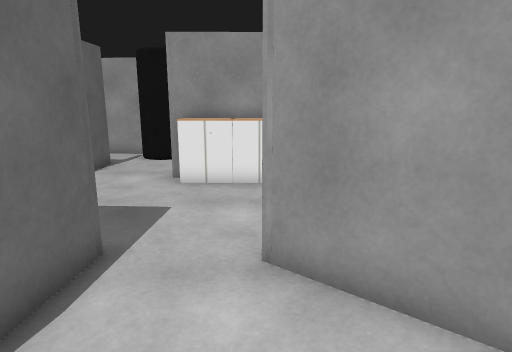
View 1 (above)

24 first-person views from a walk through a robot-simulator world made for Gazebo. The camera is 1.3 m above the floor, tilts 12° down and sees 75° across. The floor is counted in squares, 0.5 m on a side. Each view is taken from the middle of a square. On the plan, view 1 faces up. The plan holds only what a view shows up to about 20 squares ahead; the rest is blank. The place goes on beyond the plan. Gazebo's built-in surfaces are drawn with simple patterns. Some stock models are drawn as simple stand-ins.

View 2
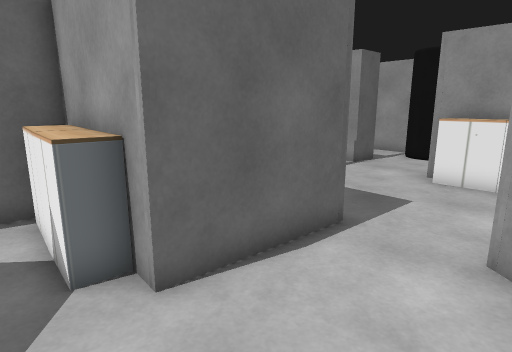

View 3
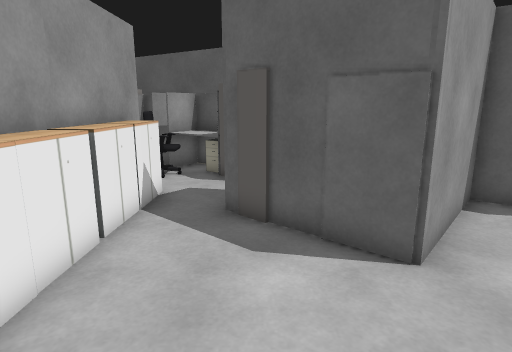

View 4
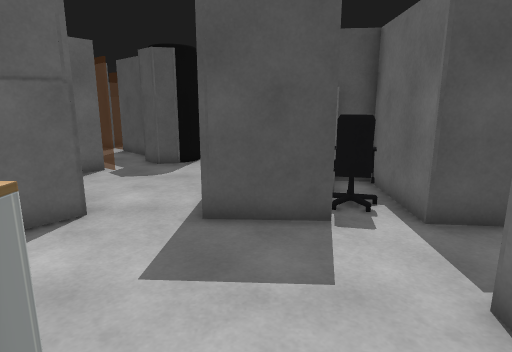

View 5
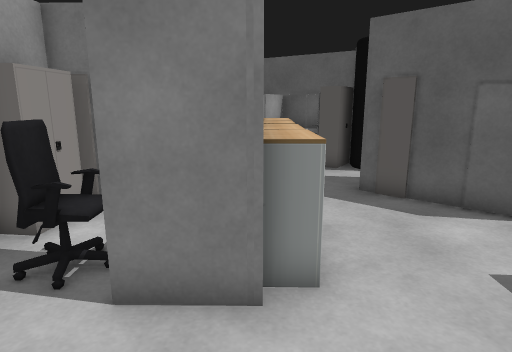

View 6
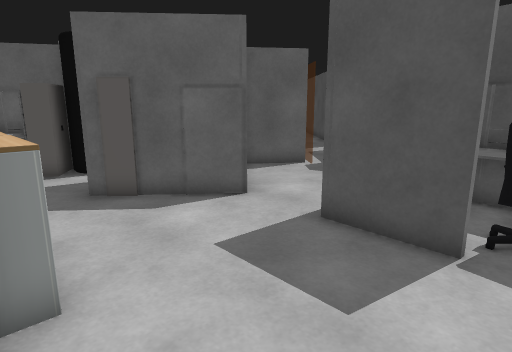

View 7
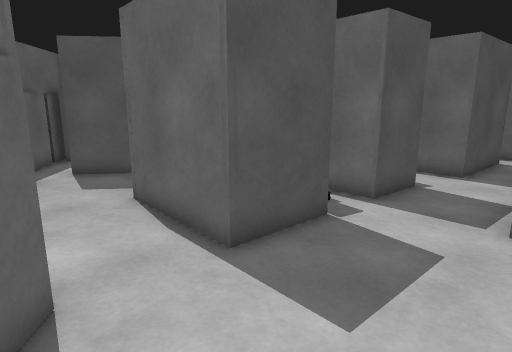

View 8
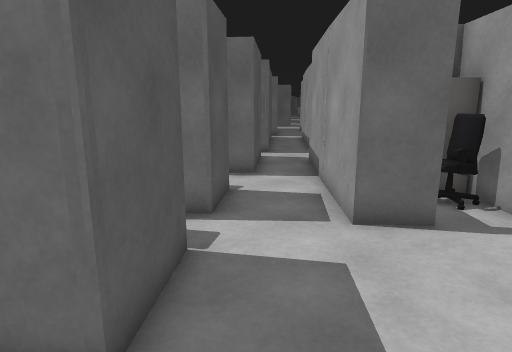

View 9
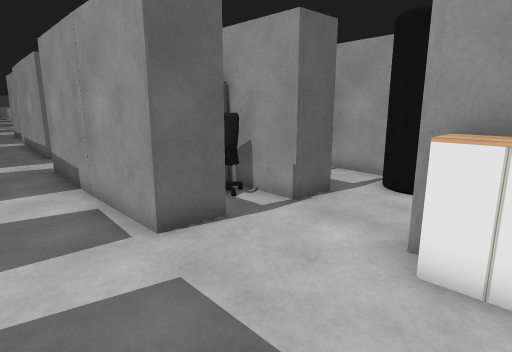

View 10
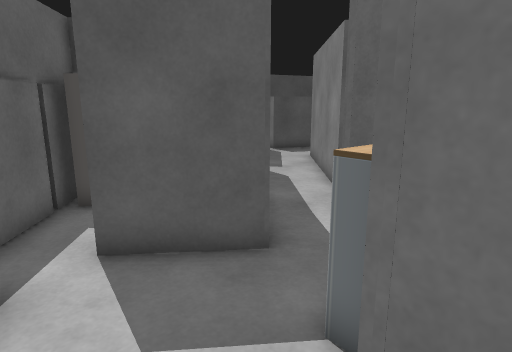

View 11
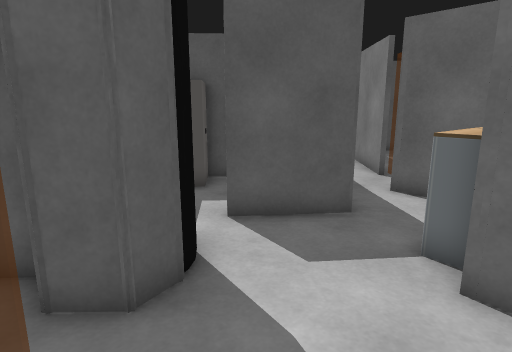

View 12
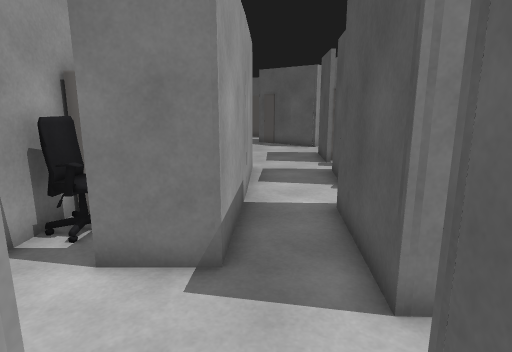

View 13
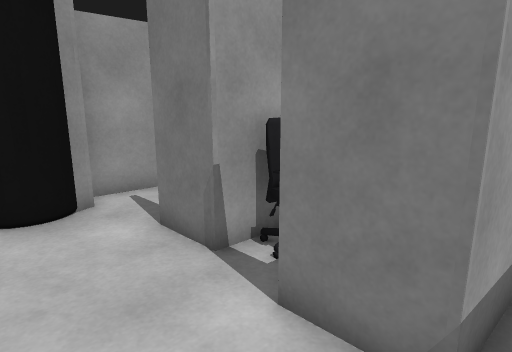

View 14
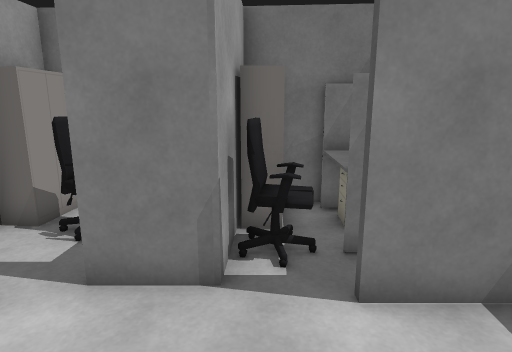

View 15
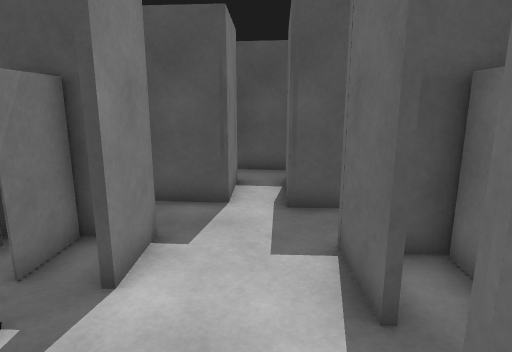

View 16
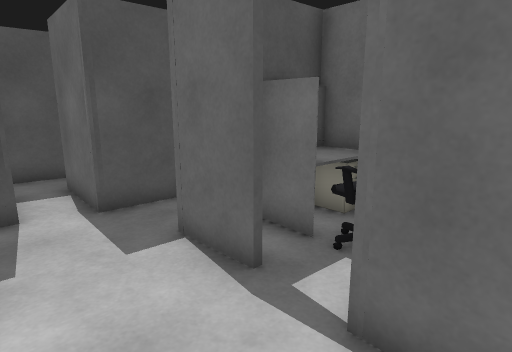

View 17
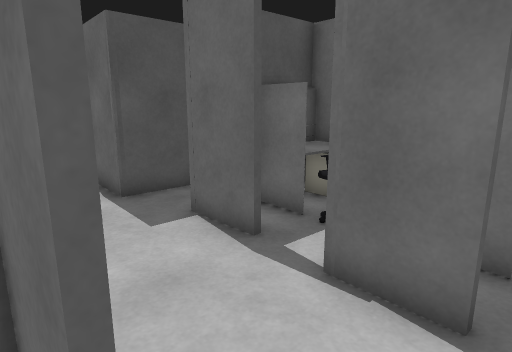

View 18
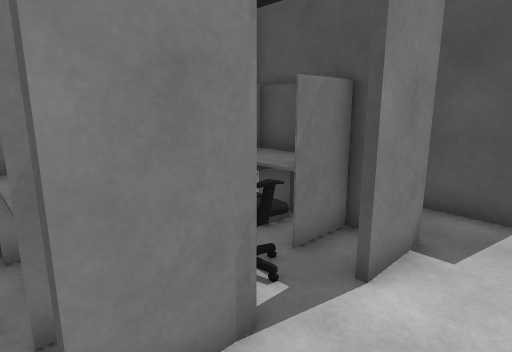

View 19
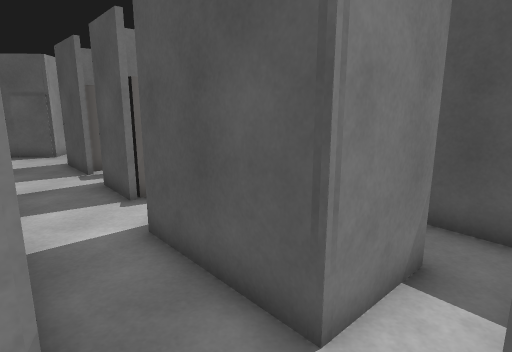

View 20
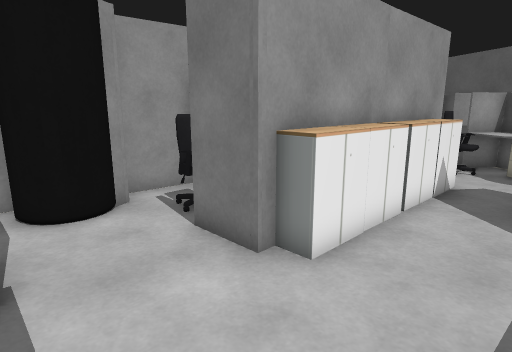

View 21
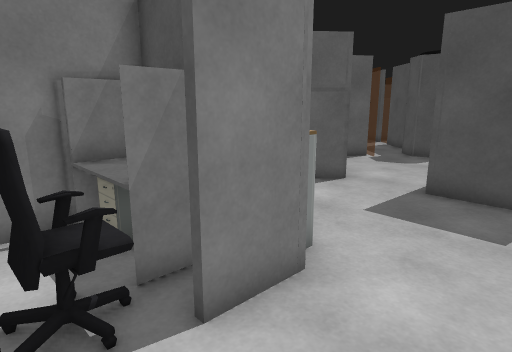

View 22
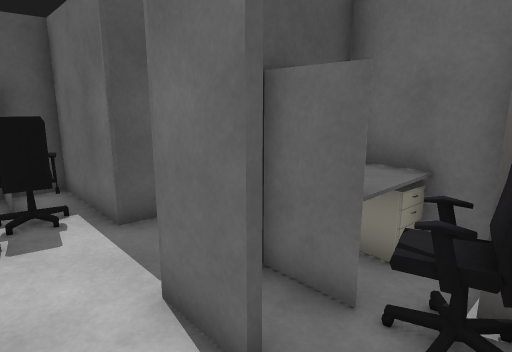

View 23
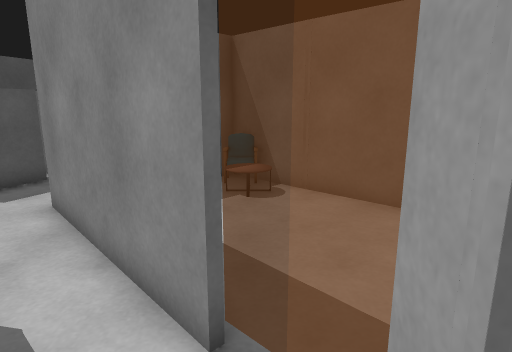

View 24
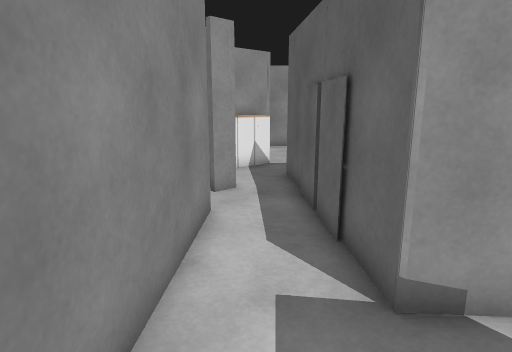

### Floor plan
Key: @ floor where view 1 was taken; # wall or solid block; x gap in a wall; . floor; C cabinet; F office chair; H chair; T coffee table; O other object.
Columns run from 21 left of view 1 to 10 right of it. Each row starts with its distance up from view 1.
 19      ######
 18      #..CC#  ###OO###
 17   ##O...F.   ..O  # CC#C
 16 O #....FF.    ..O# F.CC#C
 15 O##..##OOO#   #....FF..#
 14 F#... #O      #...#FOOO#
 13 F.....FFCC#C###...#O O O
 12 O#...#FFCC#CFF....#C########FFOO
 11 O#...#.OOOOOO #...CCCCCCCCC.FFO
 10 ##...##OOOOOO #..............OOO
  9 ......#########.............CCO#
  8 ###....................CC ..CC##
  7   #.#####.............O#CC O
  6   #.#   #..###..###..OO    O
  5   #.#   #  CC#FFCC#..#O
  4   #.#        #FF.C#...OO
  3   ###        #.OO #.....##
  2      #       ##OO #......#
  1      ##      #CCC##.....##
  0     ##...    #CCCC...@. #
 -1    ##......  #.........
 -2   ##....... x#..#...O##
 -3  ##HTT....  ...###..###
 -4  #HHTT....##..#   #.O #
 -5       ...#...#O   ..   ##
 -6    ##   #...OO   ..O    ##
 -7        #...#O  #CC#O      #
 -8       #...##   OCCO       #
 -9     ......##     OOO
-10    .....  .#
-11    OO..
-12      O

Where each view was taken, in squares from view 1:
view 1: 0 up, 0 right, facing up
view 2: 1 down, 1 right, facing up-left
view 3: 8 up, 5 left, facing right
view 4: 13 up, 4 left, facing down
view 5: 12 up, 7 left, facing right
view 6: 12 up, 7 left, facing down-right
view 7: 10 up, 1 right, facing down-left
view 8: 7 up, 0 right, facing left
view 9: 6 up, 1 left, facing up-left
view 10: 2 up, 1 left, facing down-left
view 11: 2 up, 2 right, facing down-left
view 12: 9 up, 21 left, facing right
view 13: 9 up, 19 left, facing up-right
view 14: 13 up, 20 left, facing right
view 15: 16 up, 18 left, facing down
view 16: 16 up, 16 left, facing down-left
view 17: 17 up, 15 left, facing down-left
view 18: 16 up, 18 left, facing down-right
view 19: 10 up, 19 left, facing down-right
view 20: 8 up, 7 left, facing up-right
view 21: 16 up, 6 left, facing down-right
view 22: 13 up, 5 left, facing down-left
view 23: 3 down, 7 left, facing left
view 24: 10 down, 15 left, facing up-right
